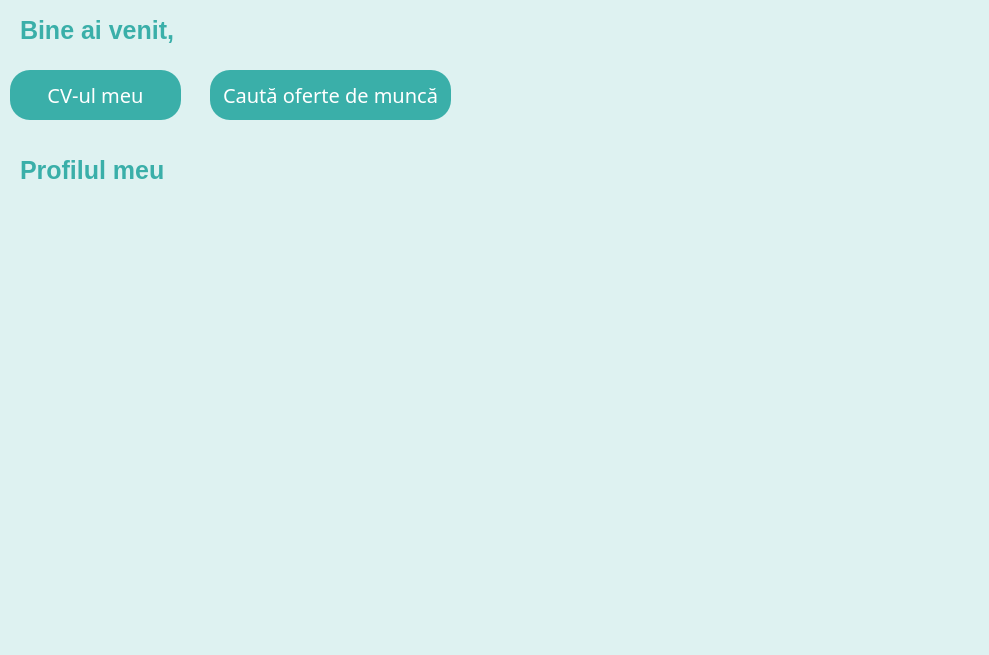
<?xml version="1.0" encoding="UTF-8"?>
<ui version="4.0">
 <class>profilAngajat</class>
 <widget class="QDialog" name="profilAngajat">
  <property name="geometry">
   <rect>
    <x>0</x>
    <y>0</y>
    <width>989</width>
    <height>655</height>
   </rect>
  </property>
  <property name="windowTitle">
   <string>Dialog</string>
  </property>
  <property name="styleSheet">
   <string notr="true">background-color: rgb(222, 242, 241);</string>
  </property>
  <widget class="QLabel" name="label_header">
   <property name="geometry">
    <rect>
     <x>20</x>
     <y>10</y>
     <width>951</width>
     <height>41</height>
    </rect>
   </property>
   <property name="font">
    <font>
     <pointsize>-1</pointsize>
     <bold>true</bold>
    </font>
   </property>
   <property name="styleSheet">
    <string notr="true">color: rgb(58, 175, 169);
font-size: 25px;</string>
   </property>
   <property name="text">
    <string>Bine ai venit, </string>
   </property>
  </widget>
  <widget class="QPushButton" name="pushButton_4">
   <property name="geometry">
    <rect>
     <x>10</x>
     <y>70</y>
     <width>171</width>
     <height>50</height>
    </rect>
   </property>
   <property name="font">
    <font>
     <family>New Roman</family>
     <pointsize>-1</pointsize>
     <italic>false</italic>
     <bold>false</bold>
    </font>
   </property>
   <property name="cursor">
    <cursorShape>PointingHandCursor</cursorShape>
   </property>
   <property name="styleSheet">
    <string notr="true">background-color: rgb(58, 175, 169);
color: white;
font-size: 20px;
border-style: outset;
border-radius: 20px;
font: Times New Roman;</string>
   </property>
   <property name="text">
    <string>CV-ul meu</string>
   </property>
  </widget>
  <widget class="QPushButton" name="pushButton_5">
   <property name="geometry">
    <rect>
     <x>210</x>
     <y>70</y>
     <width>241</width>
     <height>50</height>
    </rect>
   </property>
   <property name="font">
    <font>
     <family>New Roman</family>
     <pointsize>-1</pointsize>
     <italic>false</italic>
     <bold>false</bold>
    </font>
   </property>
   <property name="cursor">
    <cursorShape>PointingHandCursor</cursorShape>
   </property>
   <property name="styleSheet">
    <string notr="true">background-color: rgb(58, 175, 169);
color: white;
font-size: 20px;
border-style: outset;
border-radius: 20px;
font: Times New Roman;</string>
   </property>
   <property name="text">
    <string>Caută oferte de muncă</string>
   </property>
  </widget>
  <widget class="QLabel" name="label_3">
   <property name="geometry">
    <rect>
     <x>20</x>
     <y>150</y>
     <width>161</width>
     <height>41</height>
    </rect>
   </property>
   <property name="font">
    <font>
     <pointsize>-1</pointsize>
     <bold>true</bold>
    </font>
   </property>
   <property name="styleSheet">
    <string notr="true">color: rgb(58, 175, 169);
font-size: 25px;</string>
   </property>
   <property name="text">
    <string>Profilul meu</string>
   </property>
  </widget>
  <widget class="QLabel" name="label_nume">
   <property name="geometry">
    <rect>
     <x>20</x>
     <y>200</y>
     <width>951</width>
     <height>41</height>
    </rect>
   </property>
   <property name="font">
    <font>
     <pointsize>-1</pointsize>
     <bold>true</bold>
    </font>
   </property>
   <property name="styleSheet">
    <string notr="true">color: rgb(58, 175, 169);
font-size: 25px;</string>
   </property>
   <property name="text">
    <string/>
   </property>
  </widget>
 </widget>
 <resources/>
 <connections/>
</ui>
